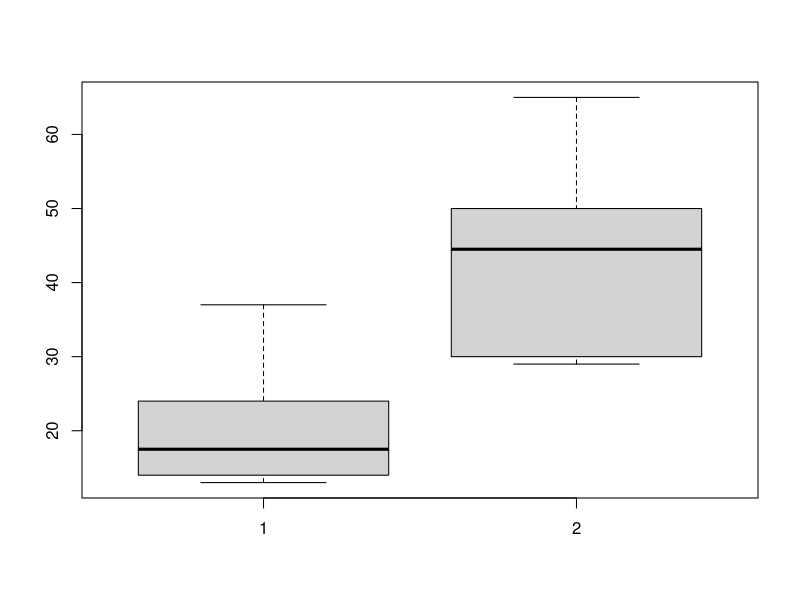
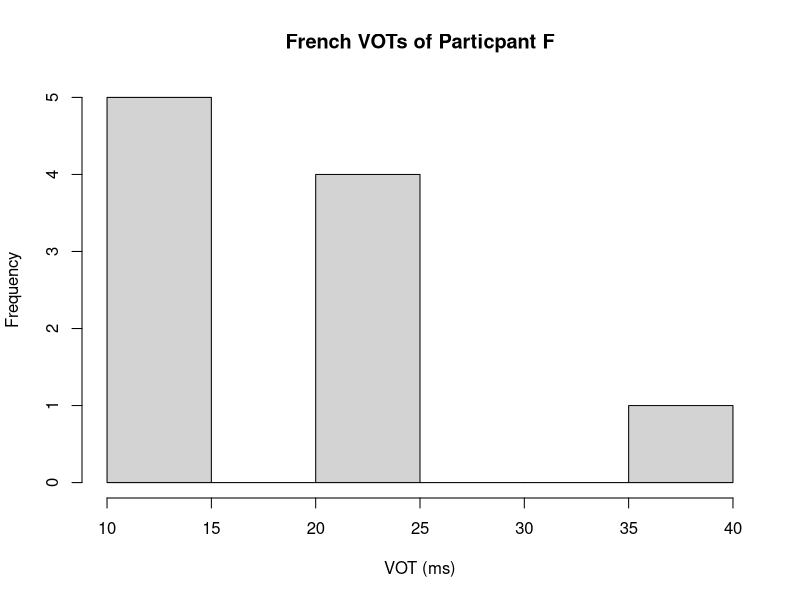
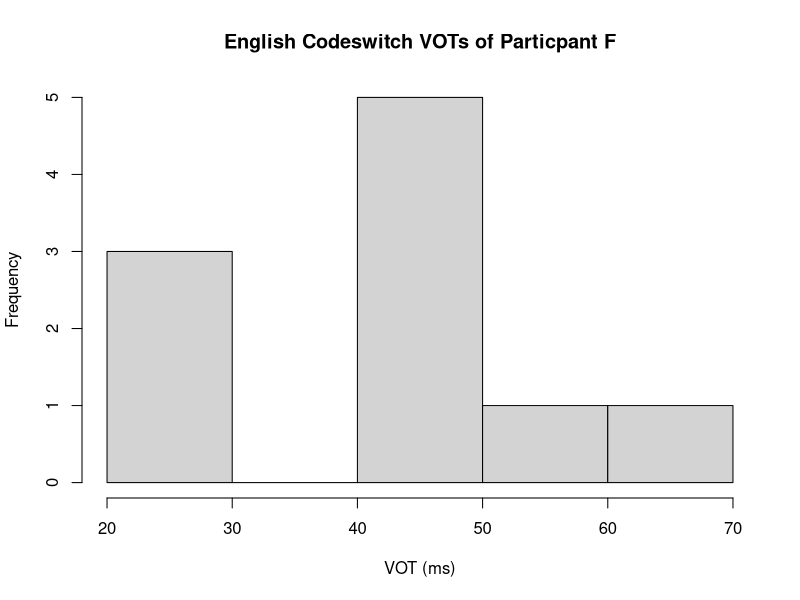
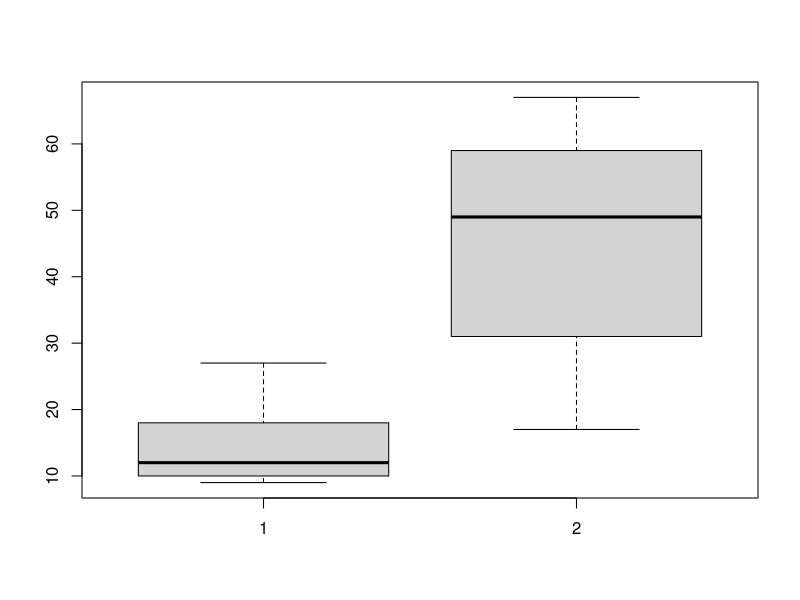
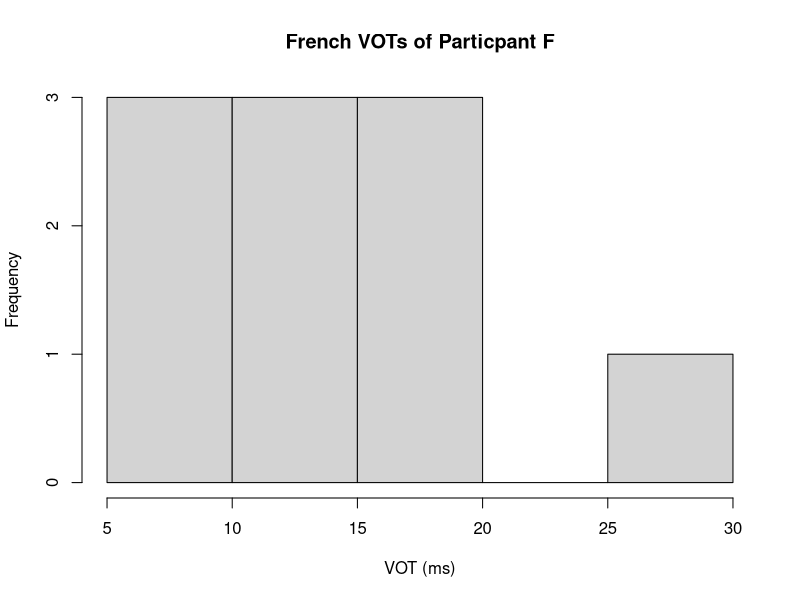
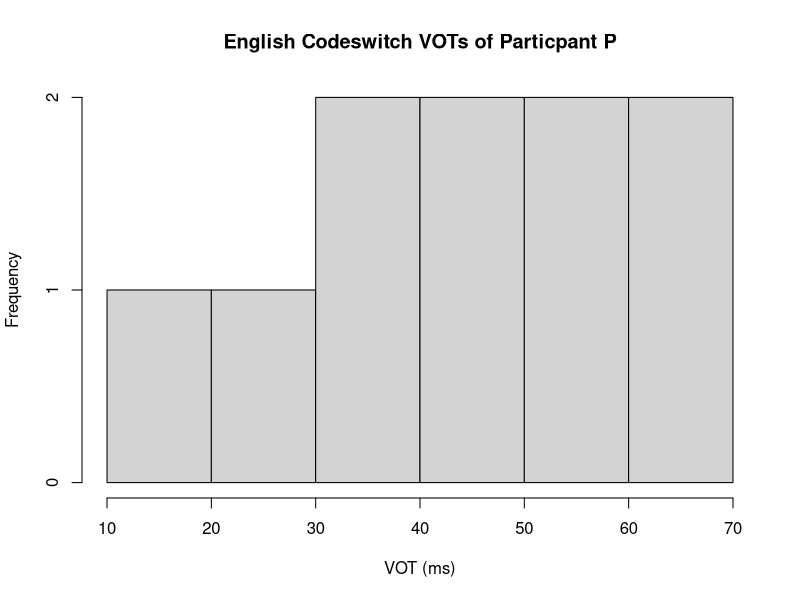

Reproduce these figures in R, in order. (Note: this script raises an error after producing the figures.)
## ---- chunk 1
knitr::opts_chunk$set(echo = TRUE)
## ---- chunk 2
# Participant F

participant_F <- c('F')
L1phone <- c('k', 'k', 'k', 'p', 'p', 'p', 'p', 't', 'p', 'p')
L1 <- c(24, 14, 25, 14, 22, 14, 13, 37, 13, 21)
L1toL2phone <- c('k','k','k','k','k', 'p', 'p', 'k','k', 't')
L1toL2 <- c(50, 30, 29, 44, 48, 45, 65, 30, 42, 54)

F.data <- data.frame(participant_F, L1phone, L1, L1toL2phone, L1toL2 )

summary(F.data)

print(F.data)
## ---- chunk 3
# Participant P

participant_P <- c('P')
L2phone <- c('p', 'p', 'p', 'p', 'p', 'p', 'p', 'p', 'p', 't')
L2 <- c(9, 13, 18, 11, 11, 16, 10, 27, 10, 19)
L2toL1phone <- c('p', 't', 't', 'p', 'p', 'p', 'k', 't', 'p', 'p')
L2toL1 <- c(49, 65, 67, 23, 17, 31, 51, 49, 59, 36)

P.data <- data.frame(participant_P, L2phone, L2, L2toL1phone, L2toL1)

summary(P.data)

print(P.data)
## ---- chunk 4
# Boxplot for Participant F
# shows basic comparison between VOT for French monolingual context and for English words during a codeswitch

boxplot(L1, L1toL2)

# Histogram for L1 VOTs for Participant F

hist(F.data$L1, main="French VOTs of Particpant F", xlab = "VOT (ms)")

# Histogram for L1toL2 VOTs for Participant F

hist(F.data$L1toL2, main="English Codeswitch VOTs of Particpant F", xlab = "VOT (ms)")

## ---- chunk 5

# Boxplot for Participant P
# shows basic comparison between VOT for French monolingual context and for English words during a codeswitch

boxplot(L2, L2toL1)

# Histogram for L2 VOTs for Participant P

hist(P.data$L2, main="French VOTs of Particpant F", xlab = "VOT (ms)")

# Histogram for L2toL1 VOTs for Participant P

hist(P.data$L2toL1, main="English Codeswitch VOTs of Particpant P", xlab = "VOT (ms)")
## ---- chunk 6

library(boot)

participant_F <- c('F')
L1phone <- c('k', 'k', 'k', 'p', 'p', 'p', 'p', 't', 'p', 'p')
L1 <- c(24, 14, 25, 14, 22, 14, 13, 37, 13, 21)
L1toL2phone <- c('k','k','k','k','k', 'p', 'p', 'k','k', 't')
L1toL2 <- c(50, 30, 29, 44, 48, 45, 65, 30, 42, 54)

F.data <- data.frame(participant_F, L1phone, L1, L1toL2phone, L1toL2 )

Participant_F_boot <- boot(data=F.data, statistic=L1, R=100)
